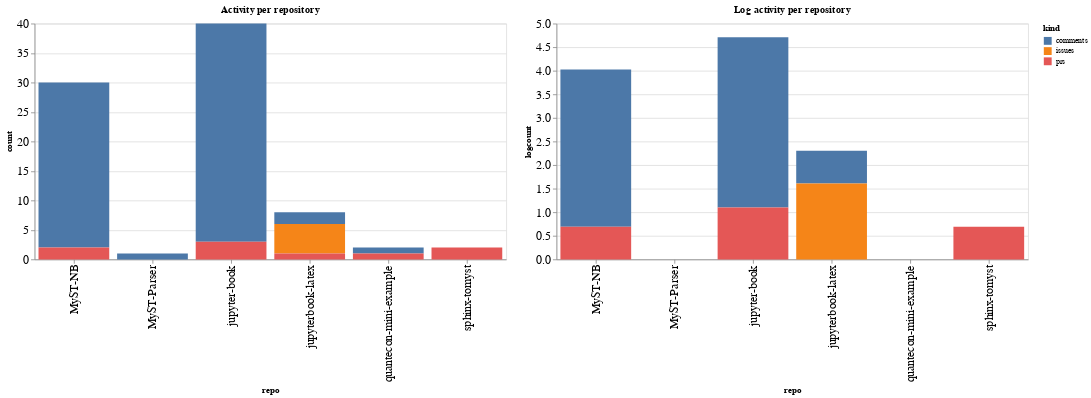

Notebook source saved alongside this figure:
### Code cell
ch1 = alt.Chart(repo_summaries, width=600, title="Activity per repository").mark_bar().encode(
    x='repo',
    y='count',
    color='kind',
    tooltip="kind"
)

ch2 = alt.Chart(repo_summaries, width=600, title="Log activity per repository").mark_bar().encode(
    x='repo',
    y='logcount',
    color='kind',
    tooltip="kind"
)

ch1 | ch2

### Figure 1 — Vega-Lite specification as saved in the notebook (floating-point values rounded to 4 significant figures)
{"config": {"axisLeft": {"labelFontSize": 15}, "axisBottom": {"labelFontSize": 15}}, "hconcat": [{"mark": "bar", "encoding": {"color": {"type": "nominal", "field": "kind"}, "tooltip": {"type": "nominal", "field": "kind"}, "x": {"type": "nominal", "field": "repo"}, "y": {"type": "quantitative", "field": "count"}}, "title": "Activity per repository", "width": 600}, {"mark": "bar", "encoding": {"color": {"type": "nominal", "field": "kind"}, "tooltip": {"type": "nominal", "field": "kind"}, "x": {"type": "nominal", "field": "repo"}, "y": {"type": "quantitative", "field": "logcount"}}, "title": "Log activity per repository", "width": 600}], "data": {"name": "data-29fc130124efb861aa412069b23bb94e"}, "$schema": "https://vega.github.io/schema/vega-lite/v4.8.1.json", "datasets": {"data-29fc130124efb861aa412069b23bb94e": [{"repo": "MyST-NB", "kind": "comments", "count": 28, "logcount": 3.332}, {"repo": "MyST-NB", "kind": "prs", "count": 2, "logcount": 0.6931}, {"repo": "MyST-Parser", "kind": "comments", "count": 1, "logcount": 0.0}, {"repo": "jupyter-book", "kind": "comments", "count": 37, "logcount": 3.611}, {"repo": "jupyter-book", "kind": "prs", "count": 3, "logcount": 1.099}, {"repo": "jupyterbook-latex", "kind": "comments", "count": 2, "logcount": 0.6931}, {"repo": "jupyterbook-latex", "kind": "issues", "count": 5, "logcount": 1.609}, {"repo": "jupyterbook-latex", "kind": "prs", "count": 1, "logcount": 0.0}, {"repo": "quantecon-mini-example", "kind": "comments", "count": 1, "logcount": 0.0}, {"repo": "quantecon-mini-example", "kind": "prs", "count": 1, "logcount": 0.0}, {"repo": "sphinx-tomyst", "kind": "prs", "count": 2, "logcount": 0.6931}]}}
